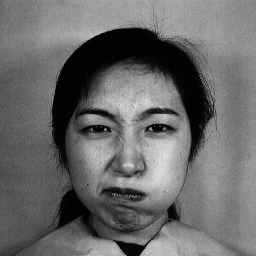
#> input picture jaffe/ANGRY/angry1.jpg, 256 x 256 px
$ python cv2hog_code.py
#> lines starting #> are read from the running program, lines starting #| are printed output that depends on the picture
#> further down, img is the input picture: shape (256, 256, 3); min 0, max 232, mean 106.1
import cv2
import numpy as np
import matplotlib.pyplot as plt


def featureExtraction_HOG(img):
    BGR_img = cv2.cvtColor(img, cv2.COLOR_BGR2GRAY)
    dim = (width, height) = (240, 240)
    # resize image so hog does not miss cascading part of the image especially the edges
    BGR_img = cv2.resize(BGR_img, dsize=dim)
#> BGR_img: shape (240, 240)

    # non-default HOG values
    winSize = (240, 240)
    blockSize = (16, 16)
    blockStride = (8, 8)
    cellSize = (8, 8)
    nbins = 9

    hog = cv2.HOGDescriptor(winSize, blockSize, blockStride, cellSize, nbins, 1, -1, 0, 0.2, 1, 64)
    features = hog.compute(BGR_img)

    # reference: https://stackoverflow.com/questions/6090399/get-hog-image-features-from-opencv-python
    n_cells = (BGR_img.shape[0] // cellSize[0], BGR_img.shape[1] // cellSize[1])
#> n_cells = (30, 30)
    n_inner = (blockSize[0] // cellSize[0], blockSize[1] // cellSize[1])
    features = features.reshape(n_cells[1] - n_inner[1] + 1, n_cells[0] - n_inner[0] + 1, n_inner[1], n_inner[0], nbins)
    features = features.transpose((1, 0, 2, 3, 4))

    gradients = np.zeros((n_cells[0], n_cells[1], nbins))

    # count cells (border cells appear less often across overlapping groups)
    cell_count = np.full((n_cells[0], n_cells[1], 1), 0, dtype=int)

    for off_y in range(n_inner[0]):
        for off_x in range(n_inner[1]):
            gradients[off_y:n_cells[0] - n_inner[0] + off_y + 1,
            off_x:n_cells[1] - n_inner[1] + off_x + 1] += features[:, :, off_y, off_x, :]
            cell_count[off_y:n_cells[0] - n_inner[0] + off_y + 1,
            off_x:n_cells[1] - n_inner[1] + off_x + 1] += 1
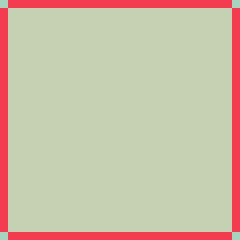
#> cell_count: shape (30, 30, 1) int64 (shown 8 times larger); 3 distinct labels, from 1 to 4; one colour per label, 0 black

    # Average gradients
    gradients /= cell_count

    bin = 2  # angle is 360 / nbins * direction
    plt.pcolor(gradients[:, :, bin])
    plt.gca().invert_yaxis()
    plt.gca().set_aspect('equal', adjustable='box')
    plt.colorbar()
    plt.show()
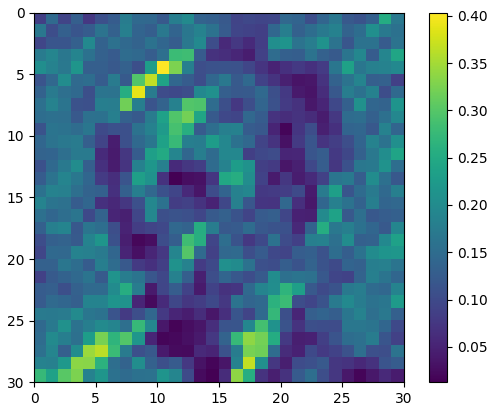
#> figure drawn by matplotlib, 2 panels

    return features


if __name__ == '__main__':
    img = cv2.imread('./jaffe/ANGRY/angry1.jpg')
    featureExtraction_HOG(img)

$ run again, with jaffe/ANGRY/angry12.jpg copied over jaffe/ANGRY/angry1.jpg
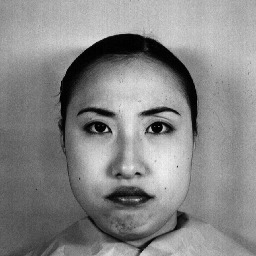
#> input picture jaffe/ANGRY/angry12.jpg, 256 x 256 px
#> img is the input picture: shape (256, 256, 3); min 0, max 243, mean 134.8
#> in featureExtraction_HOG, `plt.show()`:
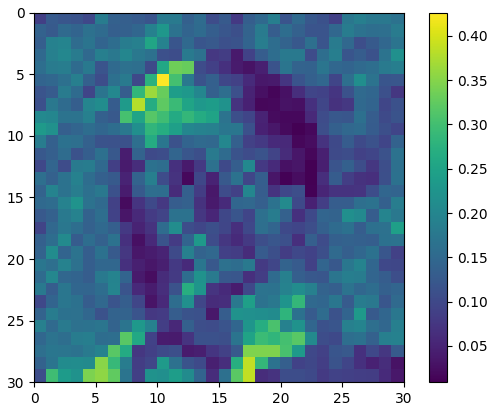
#> figure drawn by matplotlib, 2 panels

$ run again, with jaffe/ANGRY/angry13.jpg copied over jaffe/ANGRY/angry1.jpg
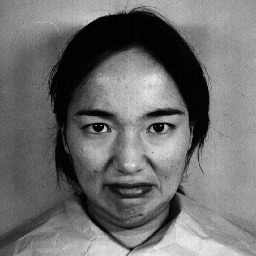
#> input picture jaffe/ANGRY/angry13.jpg, 256 x 256 px
#> img is the input picture: shape (256, 256, 3); min 0, max 243, mean 110.7
#> in featureExtraction_HOG, `plt.show()`:
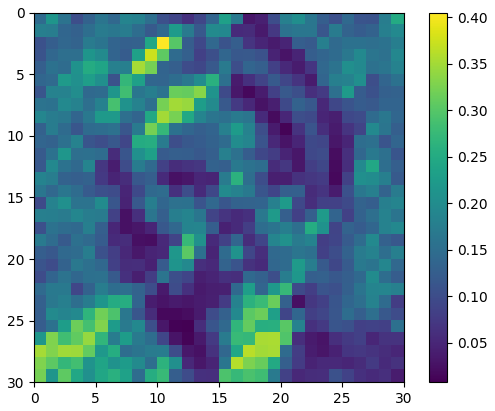
#> figure drawn by matplotlib, 2 panels

$ run again, with jaffe/ANGRY/angry18.jpg copied over jaffe/ANGRY/angry1.jpg
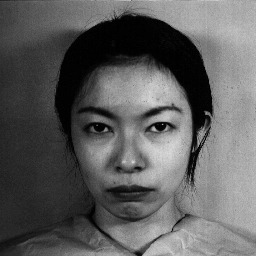
#> input picture jaffe/ANGRY/angry18.jpg, 256 x 256 px
#> img is the input picture: shape (256, 256, 3); min 0, max 219, mean 93.9
#> in featureExtraction_HOG, `plt.show()`:
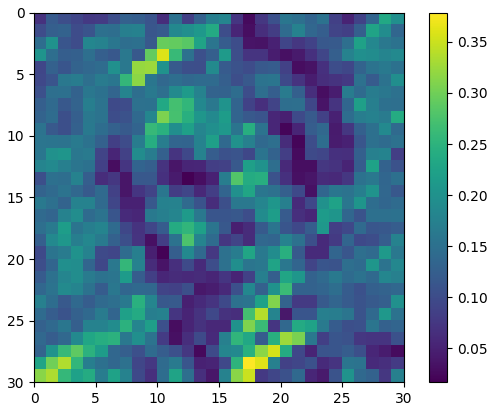
#> figure drawn by matplotlib, 2 panels
